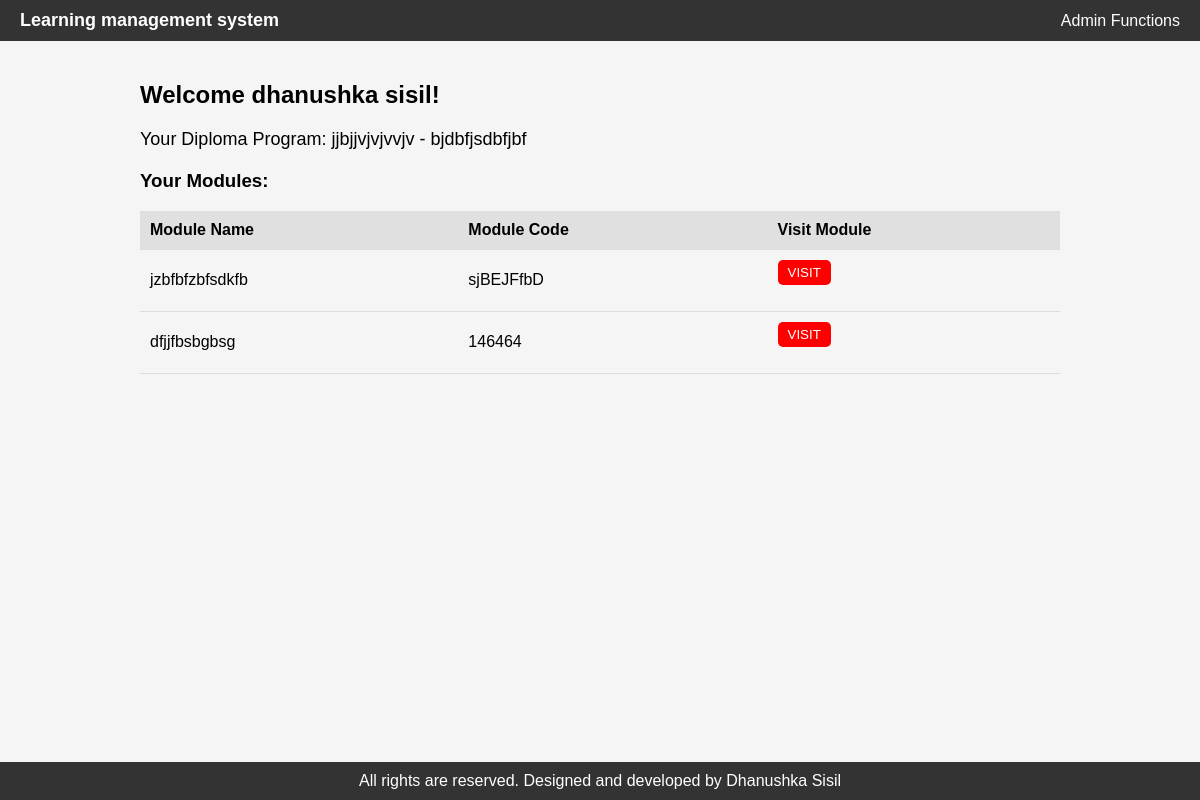
Screenshot of /views/student/profile.php (signed in) with the database file from the repository.
### tables this page shows
CREATE TABLE IF NOT EXISTS `students` (
  `student_number` int NOT NULL,
  `name` varchar(255) DEFAULT NULL,
  `password` varchar(50) NOT NULL,
  `address` varchar(255) DEFAULT NULL,
  `diploma_id` int DEFAULT NULL,
  `status` tinyint(1) NOT NULL,
  PRIMARY KEY (`student_number`)
);

CREATE TABLE IF NOT EXISTS `diplomas` (
  `diploma_id` int NOT NULL AUTO_INCREMENT,
  `code` varchar(255) DEFAULT NULL,
  `title` varchar(255) DEFAULT NULL,
  `description` text,
  PRIMARY KEY (`diploma_id`)
);

CREATE TABLE IF NOT EXISTS `modules` (
  `module_id` int NOT NULL AUTO_INCREMENT,
  `code` varchar(255) DEFAULT NULL,
  `title` varchar(255) DEFAULT NULL,
  `credit_value` int DEFAULT NULL,
  `department` varchar(255) DEFAULT NULL,
  PRIMARY KEY (`module_id`)
);

### views/student/profile.php (the view, shortened to what this page needs)
<?php
include '../../db.php';
$student_id = $_SESSION['student_id'];
$studentQuery = "
    SELECT students.name AS student_name, diplomas.code AS diploma_code, diplomas.title AS diploma_title
    FROM students
    JOIN diplomas ON students.diploma_id = diplomas.diploma_id
    WHERE students.student_number = ?
";
if ($stmt = $mysqli->prepare($studentQuery)) {
    $stmt->bind_param("s", $student_id);
    $stmt->execute();
    $stmt->bind_result($student_name, $diploma_code, $diploma_title);
}
$moduleQuery = "
    SELECT modules.module_id, modules.title AS module_name, modules.code AS module_code
    FROM diploma_modules
    JOIN modules ON diploma_modules.module_id = modules.module_id
    WHERE diploma_modules.diploma_id = (
        SELECT diploma_id FROM students WHERE student_number = ?
    )
";
$modules = [];
if ($stmt = $mysqli->prepare($moduleQuery)) {
    $stmt->bind_param("s", $student_id);
    $stmt->execute();
    $result = $stmt->get_result();
    while ($row = $result->fetch_assoc()) {
        $modules[] = $row;
    }
}
?>
<html>
<head>
    <link rel="stylesheet" href="https://cdnjs.cloudflare.com/ajax/libs/font-awesome/5.15.3/css/all.min.css">
</head>
<body>
    <div class="header">
        <h1>Learning management system</h1>
        <div class="admin-functions">
            <span>Admin Functions</span>
        </div>
    </div>
    <div class="content">
    <h2>Welcome <?php echo htmlspecialchars($student_name); ?>!</h2>
<p>Your Diploma Program: <?php echo htmlspecialchars($diploma_code); ?> - <?php echo htmlspecialchars($diploma_title); ?></p>
<div class="modules">
    <h3>Your Modules:</h3>
    <table>
        <tr>
            <th>Module Name</th>
            <th>Module Code</th>
            <th>Visit Module</th>
        </tr>
        <?php foreach ($modules as $module) { ?>
        <tr>
            <td><?php echo htmlspecialchars($module['module_name']); ?></td>
            <td><?php echo htmlspecialchars($module['module_code']); ?></td>
            <td>
                <form action="modules.php" method="get">
                    <button type="submit" class="visit-button">VISIT</button>
                </form>
            </td>
        </tr>
        <?php } ?>
    </table>
</div>
    </div>
    <div class="footer">
        All rights are reserved. Designed and developed by Dhanushka Sisil
    </div>
</body>
</html>

### views/student/profile.php (style rules this page uses)
body { font-family: Arial, sans-serif; margin: 0; padding: 0; background-color: #f5f5f5; }
.header { background-color: #333; color: white; padding: 10px 20px; display: flex; justify-content: space-between; align-items: center; }
.header h1 { margin: 0; font-size: 18px; }
.admin-functions { position: relative; }
.content { padding: 20px; margin-left: 10%; margin-right: 10%; }
.content h2 { font-size: 24px; }
.content p { font-size: 18px; }
.modules { margin-top: 20px; }
.modules table { width: 100%; border-collapse: collapse; }
.modules th, .modules td { padding: 10px; text-align: left; border-bottom: 1px solid #ddd; }
.modules th { background-color: #e0e0e0; }
.visit-button { background-color: red; color: white; padding: 5px 10px; border: none; border-radius: 5px; cursor: pointer; }
.footer { background-color: #333; color: white; text-align: center; padding: 10px 0; position: fixed; bottom: 0; width: 100%; }

### rows the page displays
students: name "dhanushka sisil", diploma.code "jjbjjvjvjvvjv", diploma.title "bjdbfjsdbfjbf"
modules: title "jzbfbfzbfsdkfb", code "sjBEJFfbD"
modules: title "dfjjfbsbgbsg", code "146464"
